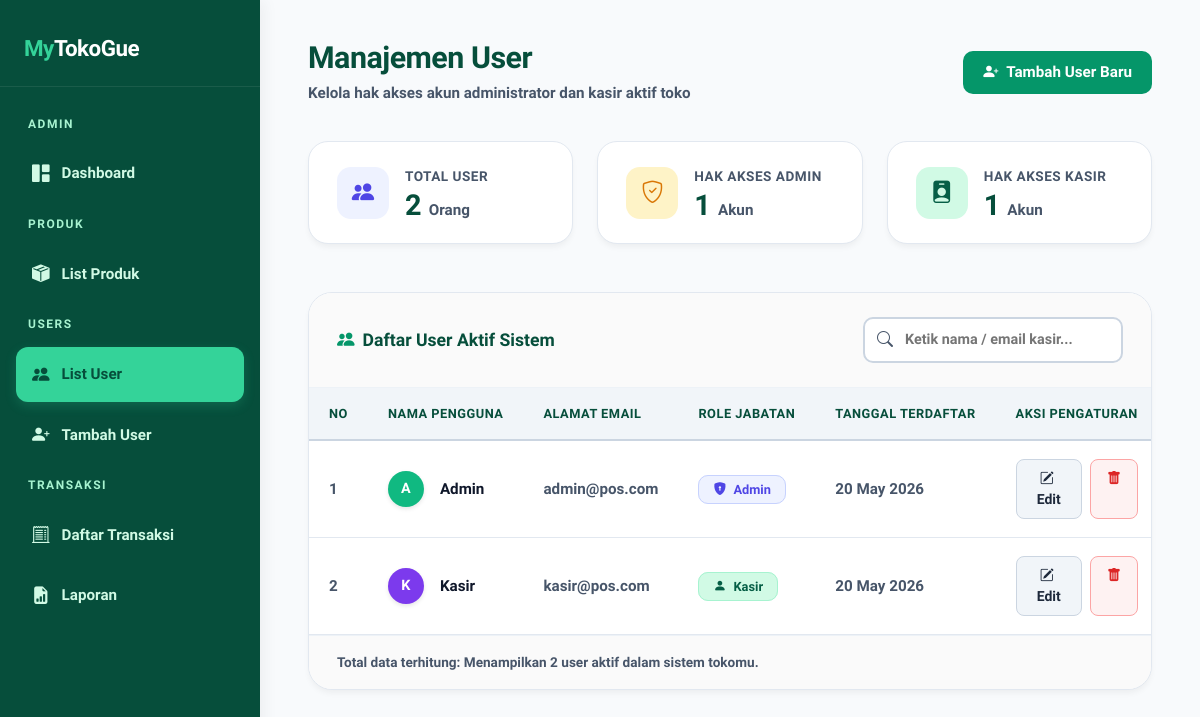
The app's page /app/Controllers/Admin/Users.php with its own data.
### tables this page shows
CREATE TABLE IF NOT EXISTS users (
    id INT AUTO_INCREMENT PRIMARY KEY,
    name VARCHAR(100) NOT NULL,
    email VARCHAR(255) NOT NULL UNIQUE,
    password VARCHAR(255) NOT NULL,
    role ENUM('admin', 'kasir') NOT NULL DEFAULT 'kasir',
    created_at TIMESTAMP DEFAULT CURRENT_TIMESTAMP,
    updated_at TIMESTAMP DEFAULT CURRENT_TIMESTAMP ON UPDATE CURRENT_TIMESTAMP,
    deleted_at DATETIME DEFAULT NULL
);

### app/Controllers/Admin/Users.php (the view, shortened to what this page needs)
<?php
$host    = 'localhost';
$dbname  = 'pos_db';
$username = 'root';
$password = '';
try {
    $pdo = new PDO("mysql:host=$host;dbname=$dbname;charset=utf8mb4", $username, $password, [
        PDO::ATTR_ERRMODE            => PDO::ERRMODE_EXCEPTION,
        PDO::ATTR_DEFAULT_FETCH_MODE => PDO::FETCH_ASSOC,
        PDO::ATTR_EMULATE_PREPARES   => false,
    ]);
} catch (PDOException $e) {
    die("Koneksi database gagal: " . $e->getMessage());
}
$stmt = $pdo->query("SELECT id, name, email, role, created_at FROM users WHERE deleted_at IS NULL ORDER BY created_at DESC");
$users = $stmt->fetchAll();
$totalUser  = count($users);
$totalAdmin = count(array_filter($users, fn($u) => $u['role'] === 'admin'));
$totalKasir = count(array_filter($users, fn($u) => $u['role'] === 'kasir'));
?>
<!DOCTYPE html>
<html lang="id">
<head>
    <link href="https://cdn.jsdelivr.net/npm/bootstrap@5.3.0/dist/css/bootstrap.min.css" rel="stylesheet">
    <link href="https://cdn.jsdelivr.net/npm/bootstrap-icons@1.11.0/font/bootstrap-icons.css" rel="stylesheet">
</head>
<body>
<aside class="sidebar">
    <div class="sidebar-brand">
        <span>My</span>TokoGue
    </div>
    <nav class="sidebar-nav">
        <div class="nav-label">Admin</div>
        <a href="dashboard.php"><i class="bi bi-grid-1x2-fill"></i> Dashboard</a>
        <div class="nav-label">Produk</div>
        <a href="produk.php"><i class="bi bi-box-seam-fill"></i> List Produk</a>
        <div class="nav-label">Users</div>
        <a href="users.php" class="active"><i class="bi bi-people-fill"></i> List User</a>
        <a href="tambah_user.php"><i class="bi bi-person-plus-fill"></i> Tambah User</a>
        <div class="nav-label">Transaksi</div>
        <a href="transaksi.php"><i class="bi bi-receipt-cutoff"></i> Daftar Transaksi</a>
        <a href="#"><i class="bi bi-file-earmark-bar-graph-fill"></i> Laporan</a>
    </nav>
</aside>
<main class="main-content">
    <div class="topbar">
        <div>
            <h1>Manajemen User</h1>
            <p>Kelola hak akses akun administrator dan kasir aktif toko</p>
        </div>
        <a href="tambah_user.php" class="btn-primary-custom">
            <i class="bi bi-person-plus-fill"></i> Tambah User Baru
        </a>
    </div>
    <div class="row g-4 mb-5">
        <div class="col-md-4">
            <div class="stat-card">
                <div class="stat-icon" style="background:#eef2ff; color:#4f46e5;">
                    <i class="bi bi-people-fill"></i>
                </div>
                <div>
                    <div class="stat-label">Total User</div>
                    <div class="stat-value"><?= $totalUser ?> <span style="font-size: 0.95rem; color: var(--text-muted); font-weight: 600;">Orang</span></div>
                </div>
            </div>
        </div>
        <div class="col-md-4">
            <div class="stat-card">
                <div class="stat-icon" style="background:#fef3c7; color:#d97706;">
                    <i class="bi bi-shield-check"></i>
                </div>
                <div>
                    <div class="stat-label">Hak Akses Admin</div>
                    <div class="stat-value"><?= $totalAdmin ?> <span style="font-size: 0.95rem; color: var(--text-muted); font-weight: 600;">Akun</span></div>
                </div>
            </div>
        </div>
        <div class="col-md-4">
            <div class="stat-card">
                <div class="stat-icon" style="background:#d1fae5; color:#065f46;">
                    <i class="bi bi-person-badge-fill"></i>
                </div>
                <div>
                    <div class="stat-label">Hak Akses Kasir</div>
                    <div class="stat-value"><?= $totalKasir ?> <span style="font-size: 0.95rem; color: var(--text-muted); font-weight: 600;">Akun</span></div>
                </div>
            </div>
        </div>
    </div>
    <div class="card-table">
        <div class="card-table-header">
            <h5><i class="bi bi-people-fill me-2" style="color: var(--primary-green);"></i>Daftar User Aktif Sistem</h5>
            <div class="search-wrapper">
                <i class="bi bi-search"></i>
                <input type="text" class="search-box" id="searchInput" placeholder="Ketik nama / email kasir...">
            </div>
        </div>
        <div class="table-responsive">
            <table class="table" id="userTable">
                <thead>
                    <tr>
                        <th style="width:60px;">No</th>
                        <th>Nama Pengguna</th>
                        <th>Alamat Email</th>
                        <th>Role Jabatan</th>
                        <th>Tanggal Terdaftar</th>
                        <th style="width:140px; text-align:center;">Aksi Pengaturan</th>
                    </tr>
                </thead>
                <tbody id="tableBody">
                <?php if (empty($users)): ?>
                    <tr>
                        <td colspan="6">
                            <div class="empty-state">
                                <i class="bi bi-people-fill"></i>
                                Tidak ditemukan data user aktif di dalam database.
                            </div>
                        </td>
                    </tr>
                <?php else: ?>
                    <?php
                    $colors = ['#10b981','#7c3aed','#0284c7','#059669','#ea580c','#dc2626','#db2777','#4d7c0f'];
                    foreach ($users as $index => $user):
                        $initial = strtoupper(substr($user['name'], 0, 1));
                        $color = $colors[$index % count($colors)];
                    ?>
                    <tr>
                        <td style="color: var(--text-muted); font-weight: 700;"><?= $index + 1 ?></td>
                        <td>
                            <div class="d-flex align-items-center gap-3">
                                <div class="avatar" style="background:<?= $color ?>; box-shadow: 0 2px 4px rgba(0,0,0,0.1);"><?= $initial ?></div>
                                <span style="font-weight:700; color: var(--text-main);"><?= htmlspecialchars($user['name']) ?></span>
                            </div>
                        </td>
                        <td style="color: var(--text-muted); font-weight: 700;"><?= htmlspecialchars($user['email']) ?></td>
                        <td>
                            <span class="badge-role <?= $user['role'] === 'admin' ? 'badge-admin' : 'badge-kasir' ?>">
                                <i class="bi <?= $user['role'] === 'admin' ? 'bi-shield-lock-fill' : 'bi-person-fill' ?> me-1"></i>
                                <?= ucfirst($user['role']) ?>
                            </span>
                        </td>
                        <td style="color: var(--text-muted); font-weight: 700;">
                            <?= date('d M Y', strtotime($user['created_at'])) ?>
                        </td>
                        <td>
                            <div class="d-flex gap-2 justify-content-center">
                                <a href="edit_user.php?id=<?= $user['id'] ?>"
                                   class="btn btn-sm px-3 py-2"
                                   style="background:#f1f5f9; color:#1e293b; border:1px solid #cbd5e1; border-radius:8px; font-weight:700;"
                                   title="Edit Data">
                                    <i class="bi bi-pencil-square me-1"></i> Edit
                                </a>
                                <a href="hapus_user.php?id=<?= $user['id'] ?>"
                                   class="btn btn-sm px-3 py-2"
                                   style="background:#fef2f2; color:#dc2626; border:1px solid #fca5a5; border-radius:8px; font-weight:700;"
                                   title="Hapus Akun"
                                   onclick="return confirm('Apakah Anda yakin ingin menghapus user <?= htmlspecialchars($user['name']) ?>?')">
                                    <i class="bi bi-trash-fill"></i>
                                </a>
                            </div>
                        </td>
                    </tr>
                    <?php endforeach; ?>
                <?php endif; ?>
                </tbody>
            </table>
        </div>
        <div style="padding: 16px 28px; font-size: 0.85rem; color: var(--text-muted); font-weight: 700; border-top: 1px solid #edf2f7; background: #fafafa;">
            Total data terhitung: Menampilkan <?= $totalUser ?> user aktif dalam sistem tokomu.
        </div>
    </div>
</main>
</body>
</html>

### app/Controllers/Admin/Users.php (style rules this page uses)
:root { --bg-main: #f8fafc; --bg-card: #ffffff; --primary-green: #059669; --primary-dark: #064e3b; --text-main: #0f172a; --text-muted: #475569; --sidebar-bg: #064e3b; }
* { box-sizing: border-box; }
body { font-family: 'Plus Jakarta Sans', sans-serif; background: var(--bg-main); color: var(--text-main); margin: 0; -webkit-font-smoothing: antialiased; }
.sidebar { width: 260px; min-height: 100vh; background: var(--sidebar-bg); position: fixed; top: 0; left: 0; display: flex; flex-direction: column; z-index: 100; box-shadow: 4px 0 15px rgba(0,0,0,0.05); }
.sidebar-brand { padding: 32px 24px 20px; color: #fff; font-weight: 800; font-size: 1.4rem; letter-spacing: -0.5px; border-bottom: 1px solid rgba(255,255,255,0.08); }
.sidebar-brand span { color: #34d399; font-weight: 900; }
.sidebar-nav { padding: 20px 16px; flex: 1; }
.nav-label { font-size: 0.75rem; font-weight: 700; text-transform: uppercase; color: #a7f3d0; letter-spacing: 1.5px; padding: 8px 12px; margin-bottom: 6px; }
.sidebar-nav a { display: flex; align-items: center; gap: 12px; padding: 14px 16px; border-radius: 12px; color: #d1fae5; text-decoration: none; font-size: 0.95rem; font-weight: 600; margin-bottom: 6px; transition: all 0.2s; }
.sidebar-nav a.active { background: #34d399; color: #064e3b; font-weight: 700; box-shadow: 0 4px 12px rgba(52, 211, 153, 0.2); }
.sidebar-nav a i { font-size: 1.1rem; }
.main-content { margin-left: 260px; padding: 40px 48px; min-height: 100vh; }
.topbar { display: flex; align-items: center; justify-content: space-between; margin-bottom: 36px; }
.topbar h1 { font-size: 1.9rem; font-weight: 800; color: var(--primary-dark); letter-spacing: -0.5px; margin: 0; }
.topbar p { color: var(--text-muted); margin: 6px 0 0; font-size: 0.95rem; font-weight: 600; }
.stat-card { background: var(--bg-card); border-radius: 20px; padding: 24px 28px; border: 1px solid #e2e8f0; display: flex; align-items: center; gap: 16px; box-shadow: 0 4px 6px -1px rgba(0,0,0,0.05); }
.stat-icon { width: 52px; height: 52px; border-radius: 14px; display: flex; align-items: center; justify-content: center; font-size: 1.4rem; flex-shrink: 0; }
.stat-label { font-size: 0.85rem; color: var(--text-muted); font-weight: 700; text-transform: uppercase; letter-spacing: 0.5px; margin-bottom: 4px; }
.stat-value { font-size: 1.8rem; font-weight: 800; color: var(--primary-dark); line-height: 1; }
.card-table { background: var(--bg-card); border-radius: 24px; border: 1px solid #e2e8f0; box-shadow: 0 4px 6px -1px rgba(0,0,0,0.05); overflow: hidden; }
.card-table-header { padding: 24px 28px; display: flex; align-items: center; justify-content: space-between; border-bottom: 1px solid #edf2f7; background: #fafafa; }
.card-table-header h5 { font-weight: 800; font-size: 1.1rem; color: var(--primary-dark); margin: 0; }
.table { margin: 0; }
.table thead th { background: #f1f5f9; font-size: 0.8rem; font-weight: 700; text-transform: uppercase; color: var(--primary-dark); padding: 16px 20px; border-bottom: 2px solid #cbd5e1; letter-spacing: 0.5px; white-space: nowrap; }
.table tbody td { padding: 18px 20px; font-size: 0.95rem; color: var(--text-main); font-weight: 600; vertical-align: middle; border-bottom: 1px solid #e2e8f0; }
.avatar { width: 36px; height: 36px; border-radius: 50%; display: inline-flex; align-items: center; justify-content: center; font-weight: 800; font-size: 0.9rem; color: #fff; flex-shrink: 0; }
.badge-role { padding: 6px 14px; border-radius: 10px; font-size: 0.8rem; font-weight: 700; }
.badge-admin { background: #eef2ff; color: #4f46e5; border: 1px solid #c7d2fe; }
.badge-kasir { background: #d1fae5; color: #065f46; border: 1px solid #a7f3d0; }
.btn-primary-custom { background: var(--primary-green); color: #fff; border: none; border-radius: 10px; padding: 10px 20px; font-size: 0.95rem; font-weight: 700; display: inline-flex; align-items: center; gap: 8px; text-decoration: none; cursor: pointer; transition: background 0.15s; }
.search-box { border: 2px solid #cbd5e1; border-radius: 10px; padding: 10px 14px 10px 40px; font-size: 0.9rem; font-weight: 600; outline: none; width: 260px; transition: border-color 0.15s; color: var(--text-main); }
.search-wrapper { position: relative; display: inline-block; }
.search-wrapper i { position: absolute; left: 14px; top: 50%; transform: translateY(-50%); color: var(--text-muted); font-size: 1rem; }

### records on screen
users: name "A", name "Admin", email "admin@pos.com", role "Admin", created_at "20 May 2026"
users: name "K", name "Kasir", email "kasir@pos.com", role "Kasir", created_at "20 May 2026"

### other values on screen
$totalUser "2"
$totalAdmin "1"
$totalKasir "1"
